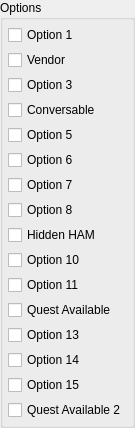
  <widget class="QGroupBox" name="groupBox_8">
   <property name="geometry">
    <rect>
     <x>600</x>
     <y>290</y>
     <width>131</width>
     <height>371</height>
    </rect>
   </property>
   <property name="title">
    <string>Options</string>
   </property>
   <layout class="QFormLayout" name="formLayout_5">
    <property name="horizontalSpacing">
     <number>5</number>
    </property>
    <property name="verticalSpacing">
     <number>5</number>
    </property>
    <property name="margin">
     <number>5</number>
    </property>
    <item row="0" column="0">
     <widget class="QCheckBox" name="checkBox">
      <property name="text">
       <string>Option 1</string>
      </property>
     </widget>
    </item>
    <item row="1" column="0">
     <widget class="QCheckBox" name="checkBox_2">
      <property name="text">
       <string>Vendor</string>
      </property>
     </widget>
    </item>
    <item row="2" column="0">
     <widget class="QCheckBox" name="checkBox_3">
      <property name="text">
       <string>Option 3</string>
      </property>
     </widget>
    </item>
    <item row="3" column="0" colspan="2">
     <widget class="QCheckBox" name="checkBox_4">
      <property name="text">
       <string>Conversable</string>
      </property>
     </widget>
    </item>
    <item row="4" column="0">
     <widget class="QCheckBox" name="checkBox_5">
      <property name="text">
       <string>Option 5</string>
      </property>
     </widget>
    </item>
    <item row="5" column="0">
     <widget class="QCheckBox" name="checkBox_6">
      <property name="text">
       <string>Option 6</string>
      </property>
     </widget>
    </item>
    <item row="6" column="0">
     <widget class="QCheckBox" name="checkBox_7">
      <property name="text">
       <string>Option 7</string>
      </property>
     </widget>
    </item>
    <item row="7" column="0">
     <widget class="QCheckBox" name="checkBox_8">
      <property name="text">
       <string>Option 8</string>
      </property>
     </widget>
    </item>
    <item row="8" column="0" colspan="2">
     <widget class="QCheckBox" name="checkBox_9">
      <property name="text">
       <string>Hidden HAM</string>
      </property>
     </widget>
    </item>
    <item row="9" column="0">
     <widget class="QCheckBox" name="checkBox_10">
      <property name="text">
       <string>Option 10</string>
      </property>
     </widget>
    </item>
    <item row="10" column="0">
     <widget class="QCheckBox" name="checkBox_11">
      <property name="text">
       <string>Option 11</string>
      </property>
     </widget>
    </item>
    <item row="11" column="0">
     <widget class="QCheckBox" name="checkBox_12">
      <property name="text">
       <string>Quest Available</string>
      </property>
     </widget>
    </item>
    <item row="12" column="0">
     <widget class="QCheckBox" name="checkBox_13">
      <property name="text">
       <string>Option 13</string>
      </property>
     </widget>
    </item>
    <item row="13" column="0">
     <widget class="QCheckBox" name="checkBox_14">
      <property name="text">
       <string>Option 14</string>
      </property>
     </widget>
    </item>
    <item row="14" column="0">
     <widget class="QCheckBox" name="checkBox_15">
      <property name="text">
       <string>Option 15</string>
      </property>
     </widget>
    </item>
    <item row="15" column="0">
     <widget class="QCheckBox" name="checkBox_16">
      <property name="text">
       <string>Quest Available 2</string>
      </property>
     </widget>
    </item>
   </layout>
  </widget>
